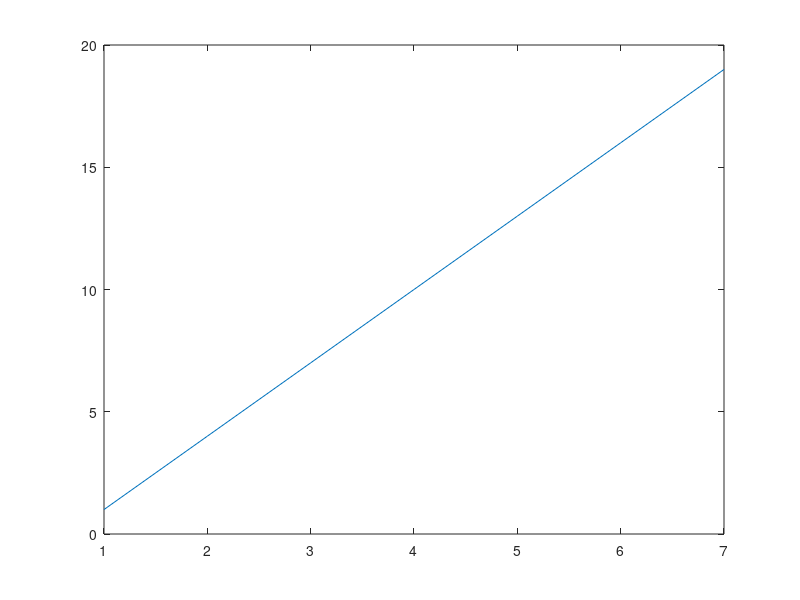

Write MATLAB code to recreate this figure.
%function [ y, z, done ] = fineRetractonCtrlHMM( angle, tension, visible_size )

N = 19;
N_E = 190;
start_angle = 0;
end_angle = 180;
transition_slope = 40;
transition_max_d = 30;

emission_sigma = 30;

STATES = start_angle:((end_angle - start_angle) / (N-1)):end_angle;

T = double(zeros(N,N));

for i = 1:N
    a1 = STATES(i) - (transition_max_d + transition_slope);
    b1 = STATES(i) - transition_max_d;
    c1 = STATES(i) - (transition_max_d - transition_slope);
    
    a2 = STATES(i) + (transition_max_d - transition_slope);
    b2 = STATES(i) + transition_max_d;
    c2 = STATES(i) + (transition_max_d + transition_slope);
    
    
    y = trimf(STATES,[a1 b1 c1]) + trimf(STATES,[a2 b2 c2]);
    
    %T(i,:) = y / sum(y);
    T(i,:) = y / 2;
    %plot(STATES,T(i,:)); hold on;
end

EMISSIONS = start_angle:((end_angle - start_angle) / (N_E-1)):end_angle;

E = double(zeros(N,N_E));

for i = 1:N
    
    E(i, :) = gaussmf(EMISSIONS,[emission_sigma STATES(i)]);
    %plot(EMISSIONS,E(i,:)); hold on;
end

seq = 1:30:190;

likelystates = hmmviterbi(seq, T, E);

plot(likelystates)

%y = output(1)
%z = output(2)



